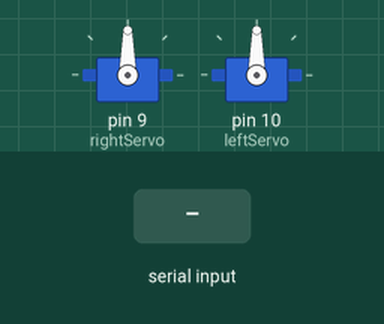
The sketch below on a simulated Arduino Uno, built with avr-gcc and run on an emulated ATmega328P. Shown: 2 × servo. Inputs (shaded band) come from the test bench.

Above: at 1.2 s.
1.3 s: "B" received over Serial
At 2.1 s:
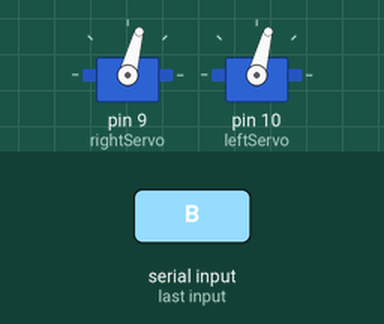
2.8 s: "L" received over Serial
At 3.2 s:
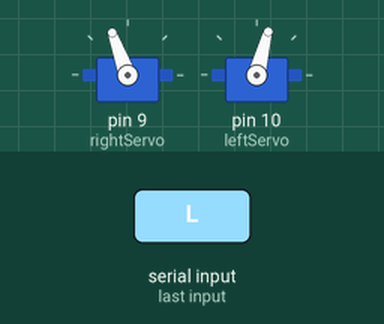
4.3 s: "R" received over Serial
At 5.5 s:
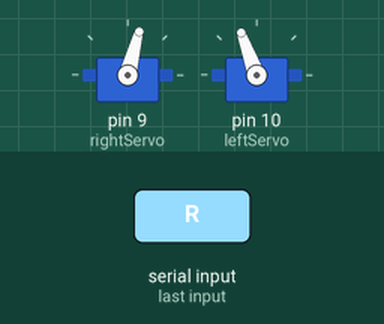
5.8 s: "F" received over Serial
At 6.7 s:
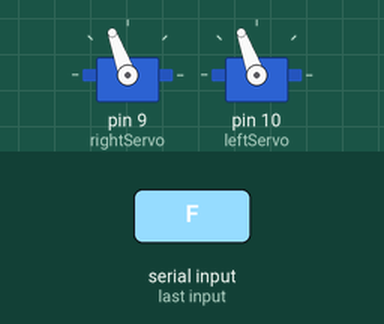
Timing chart, 0 to 8.3 s (numbered marks = the images above; inputs shaded):
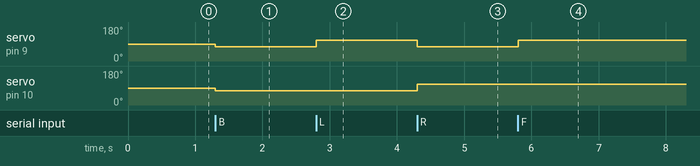

Measured:
- after the input at 1.3 s, servo on pin 9 (rightServo), servo on pin 10 (leftServo): 90° → 75° at once
- after the input at 2.8 s, servo on pin 9 (rightServo): 75° → 110° at once
- after the input at 4.3 s, servo on pin 9 (rightServo): 110° → 75° at once; servo on pin 10 (leftServo): 75° → 110° at once
- after the input at 5.8 s, servo on pin 9 (rightServo): 75° → 110° at once

The sketch:

robot2.ino
```cpp
#include <Servo.h> // Include a library for the motors

Servo leftServo;
Servo rightServo;

char msg = ' ';

/* Notes:
 *  This robot will follow the commands of another robot
 *  and move forwards, backwards, left or right
 *  depending on the orders.
 */

void setup()
{
  // Open serial port 9600
  Serial.begin(9600);
  // Set right and left Servo to their digital pins
  rightServo.attach(9);
  leftServo.attach(10);
}

void loop()
{
  while(Serial.available()) {
    // Get message from robot 1
    msg=Serial.read();
    // Drive backwards if message is B
    if(msg=='B') {
      leftServo.write(75);
      rightServo.write(75);
    }
    // Turn left if message is L
    if(msg=='L') {
      leftServo.write(75);
      rightServo.write(110);
    }
    // Turn right if message is R
    if(msg=='R') {
      leftServo.write(110);
      rightServo.write(75);
    }
    // Drive forwards if message is F
    if(msg=='F') {
      leftServo.write(110);
      rightServo.write(110);
    }
    // Stop moving if message is S
    if(msg=='S') {
      leftServo.write(91);
      rightServo.write(91);
    }
  }
}
```
